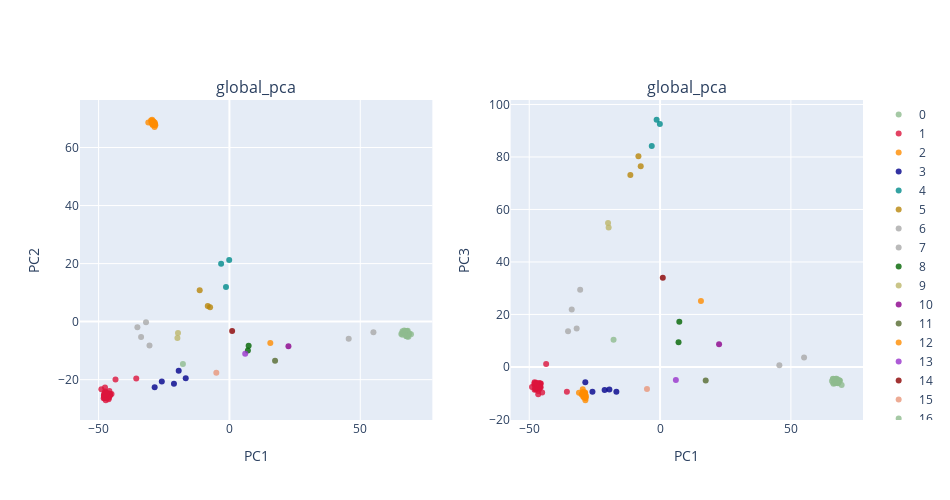

This figure's notebook cell:
### Code cell
###
plot_global_pca(feats,label_select,PCA_color_ref,title= 'global_pca',height= 500,width= 950)

### Figure 1 — Plotly figure (JSON) as saved in the notebook; plotly's stock layout.template omitted (floating-point values rounded to 4 significant figures)
{"data": [{"marker": {"color": "darkseagreen", "line": {"width": 0}, "opacity": 0.8, "size": 6, "symbol": "circle"}, "mode": "markers", "name": "0", "type": "scatter", "x": [68.47, 67.73, 67.5, 66.79, 66.15, 69.39, 68.77, 68.02, 67.83, 67.98, 67.99, 66.07, 67.5, 67.87, 67.7, 67.36, 66.96, 67.31, 67.6, 67.9, 67.27, 68.38, 67.5, 65.69, 67.77, 67.86, 67.79, 68.29, 67.16, 67.18, 68.03, 67.8, 66.27, 67.33, 68.13, 67.78, 67.64, 66.79, 66.74, 66.13], "xaxis": "x", "y": [-4.358, -3.304, -4.978, -3.034, -3.307, -4.349, -4.075, -4.76, -4.233, -4.211, -5.099, -4.543, -4.361, -4.006, -4.262, -3.204, -4.148, -3.592, -4.099, -4.974, -3.663, -5.187, -3.317, -4.238, -4.837, -4.037, -3.768, -4.104, -3.701, -3.572, -3.699, -3.211, -3.905, -4.293, -3.106, -5.068, -4.167, -3.801, -3.759, -3.83], "yaxis": "y"}, {"marker": {"color": "crimson", "line": {"width": 0}, "opacity": 0.8, "size": 6, "symbol": "circle"}, "mode": "markers", "name": "1", "type": "scatter", "x": [-47.55, -47.42, -45.81, -47.31, -46.57, -46.16, -47.11, -46.16, -47.56, -45.64, -46.25, -45.89, -45.57, -47.01, -47.93, -45.06, -47.68, -47.59, -47.95, -46.37, -46.08, -47.59, -47.5, -47.11, -48.05, -47.84, -47.45, -46.57, -47.37, -47.22, -46.62, -47.55, -47.45, -45.88, -48.94, -45.85, -46.9, -47.96, -47.01, -47.27, -43.54, -35.61], "xaxis": "x", "y": [-25.13, -25.07, -25.67, -25.62, -25.15, -26.73, -25.69, -26.02, -25.93, -25.37, -25.39, -24.89, -24.9, -26.12, -25.14, -24.91, -24.49, -25.17, -25.65, -24.67, -26.2, -26.31, -24.82, -25.37, -26.43, -26.24, -24.09, -25.0, -25.31, -24.52, -26.0, -22.72, -24.63, -23.87, -23.35, -25.2, -25.1, -25.48, -24.72, -27.1, -19.92, -19.61], "yaxis": "y"}, {"marker": {"color": "darkorange", "line": {"width": 0}, "opacity": 0.8, "size": 6, "symbol": "circle"}, "mode": "markers", "name": "2", "type": "scatter", "x": [-28.62, -29.51, -28.64, -28.94, -29.42, -28.78, -28.95, -28.4, -29.33, -28.55, -29.32, -28.69, -29.26, -29.98, -28.32, -31.0, -29.69, -29.55, -29.21, -29.1], "xaxis": "x", "y": [67.09, 68.71, 67.9, 68.6, 68.62, 67.9, 68.71, 68.11, 67.98, 68.66, 67.77, 67.97, 68.98, 69.28, 67.64, 68.61, 68.39, 69.57, 68.07, 69.05], "yaxis": "y"}, {"marker": {"color": "darkblue", "line": {"width": 0}, "opacity": 0.8, "size": 6, "symbol": "circle"}, "mode": "markers", "name": "3", "type": "scatter", "x": [-16.7, -19.38, -21.2, -28.57, -25.84], "xaxis": "x", "y": [-19.51, -16.93, -21.45, -22.59, -20.63], "yaxis": "y"}, {"marker": {"color": "darkcyan", "line": {"width": 0}, "opacity": 0.8, "size": 6, "symbol": "circle"}, "mode": "markers", "name": "4", "type": "scatter", "x": [-0.07974, -3.179, -1.314], "xaxis": "x", "y": [21.22, 19.92, 11.92], "yaxis": "y"}, {"marker": {"color": "darkgoldenrod", "line": {"width": 0}, "opacity": 0.8, "size": 6, "symbol": "circle"}, "mode": "markers", "name": "5", "type": "scatter", "x": [-8.271, -11.36, -7.393], "xaxis": "x", "y": [5.421, 10.83, 4.937], "yaxis": "y"}, {"marker": {"color": "darkgray", "line": {"width": 0}, "opacity": 0.8, "size": 6, "symbol": "circle"}, "mode": "markers", "name": "6", "type": "scatter", "x": [-30.54, -35.17, -31.87, -33.76], "xaxis": "x", "y": [-8.223, -1.9, -0.1903, -5.293], "yaxis": "y"}, {"marker": {"color": "darkgrey", "line": {"width": 0}, "opacity": 0.8, "size": 6, "symbol": "circle"}, "mode": "markers", "name": "7", "type": "scatter", "x": [55.03, 45.59], "xaxis": "x", "y": [-3.654, -5.895], "yaxis": "y"}, {"marker": {"color": "darkgreen", "line": {"width": 0}, "opacity": 0.8, "size": 6, "symbol": "circle"}, "mode": "markers", "name": "8", "type": "scatter", "x": [7.059, 7.347], "xaxis": "x", "y": [-9.916, -8.338], "yaxis": "y"}, {"marker": {"color": "darkkhaki", "line": {"width": 0}, "opacity": 0.8, "size": 6, "symbol": "circle"}, "mode": "markers", "name": "9", "type": "scatter", "x": [-19.88, -19.65], "xaxis": "x", "y": [-5.656, -3.964], "yaxis": "y"}, {"marker": {"color": "darkmagenta", "line": {"width": 0}, "opacity": 0.8, "size": 6, "symbol": "circle"}, "mode": "markers", "name": "10", "type": "scatter", "x": [22.55], "xaxis": "x", "y": [-8.47], "yaxis": "y"}, {"marker": {"color": "darkolivegreen", "line": {"width": 0}, "opacity": 0.8, "size": 6, "symbol": "circle"}, "mode": "markers", "name": "11", "type": "scatter", "x": [17.44], "xaxis": "x", "y": [-13.53], "yaxis": "y"}, {"marker": {"color": "darkorange", "line": {"width": 0}, "opacity": 0.8, "size": 6, "symbol": "circle"}, "mode": "markers", "name": "12", "type": "scatter", "x": [15.62], "xaxis": "x", "y": [-7.388], "yaxis": "y"}, {"marker": {"color": "darkorchid", "line": {"width": 0}, "opacity": 0.8, "size": 6, "symbol": "circle"}, "mode": "markers", "name": "13", "type": "scatter", "x": [6.033], "xaxis": "x", "y": [-11.05], "yaxis": "y"}, {"marker": {"color": "darkred", "line": {"width": 0}, "opacity": 0.8, "size": 6, "symbol": "circle"}, "mode": "markers", "name": "14", "type": "scatter", "x": [1.04], "xaxis": "x", "y": [-3.237], "yaxis": "y"}, {"marker": {"color": "darksalmon", "line": {"width": 0}, "opacity": 0.8, "size": 6, "symbol": "circle"}, "mode": "markers", "name": "15", "type": "scatter", "x": [-5.008], "xaxis": "x", "y": [-17.62], "yaxis": "y"}, {"marker": {"color": "darkseagreen", "line": {"width": 0}, "opacity": 0.8, "size": 6, "symbol": "circle"}, "mode": "markers", "name": "16", "type": "scatter", "x": [-17.77], "xaxis": "x", "y": [-14.57], "yaxis": "y"}, {"marker": {"color": "darkseagreen", "line": {"width": 0}, "opacity": 0.8, "size": 6, "symbol": "circle"}, "mode": "markers", "name": "0", "type": "scatter", "x": [68.47, 67.73, 67.5, 66.79, 66.15, 69.39, 68.77, 68.02, 67.83, 67.98, 67.99, 66.07, 67.5, 67.87, 67.7, 67.36, 66.96, 67.31, 67.6, 67.9, 67.27, 68.38, 67.5, 65.69, 67.77, 67.86, 67.79, 68.29, 67.16, 67.18, 68.03, 67.8, 66.27, 67.33, 68.13, 67.78, 67.64, 66.79, 66.74, 66.13], "xaxis": "x2", "y": [-5.093, -6.065, -4.98, -4.547, -6.01, -6.846, -5.226, -5.643, -5.798, -6.169, -5.76, -4.563, -4.49, -6.003, -5.592, -5.931, -6.192, -5.916, -4.942, -5.657, -5.403, -5.188, -6.008, -5.336, -5.908, -5.601, -5.033, -5.381, -5.603, -4.49, -5.371, -5.091, -6.418, -5.558, -6.044, -5.5, -5.733, -5.938, -5.169, -4.519], "yaxis": "y2"}, {"marker": {"color": "crimson", "line": {"width": 0}, "opacity": 0.8, "size": 6, "symbol": "circle"}, "mode": "markers", "name": "1", "type": "scatter", "x": [-47.55, -47.42, -45.81, -47.31, -46.57, -46.16, -47.11, -46.16, -47.56, -45.64, -46.25, -45.89, -45.57, -47.01, -47.93, -45.06, -47.68, -47.59, -47.95, -46.37, -46.08, -47.59, -47.5, -47.11, -48.05, -47.84, -47.45, -46.57, -47.37, -47.22, -46.62, -47.55, -47.45, -45.88, -48.94, -45.85, -46.9, -47.96, -47.01, -47.27, -43.54, -35.61], "xaxis": "x2", "y": [-8.077, -8.249, -6.34, -7.898, -9.141, -8.399, -7.56, -6.284, -8.017, -7.751, -6.233, -6.615, -6.289, -6.836, -6.853, -9.765, -6.366, -8.313, -8.678, -7.831, -6.571, -7.101, -8.063, -7.859, -6.54, -6.16, -6.931, -10.43, -8.224, -6.562, -7.625, -8.499, -6.819, -7.247, -7.624, -7.752, -7.43, -5.813, -6.783, -6.002, 1.131, -9.434], "yaxis": "y2"}, {"marker": {"color": "darkorange", "line": {"width": 0}, "opacity": 0.8, "size": 6, "symbol": "circle"}, "mode": "markers", "name": "2", "type": "scatter", "x": [-28.62, -29.51, -28.64, -28.94, -29.42, -28.78, -28.95, -28.4, -29.33, -28.55, -29.32, -28.69, -29.26, -29.98, -28.32, -31.0, -29.69, -29.55, -29.21, -29.1], "xaxis": "x2", "y": [-11.79, -9.902, -9.763, -10.03, -9.52, -10.93, -9.799, -11.73, -11.33, -12.69, -10.52, -10.04, -10.06, -10.54, -11.08, -9.836, -10.17, -8.479, -11.45, -10.52], "yaxis": "y2"}, {"marker": {"color": "darkblue", "line": {"width": 0}, "opacity": 0.8, "size": 6, "symbol": "circle"}, "mode": "markers", "name": "3", "type": "scatter", "x": [-16.7, -19.38, -21.2, -28.57, -25.84], "xaxis": "x2", "y": [-9.467, -8.615, -8.764, -5.825, -9.464], "yaxis": "y2"}, {"marker": {"color": "darkcyan", "line": {"width": 0}, "opacity": 0.8, "size": 6, "symbol": "circle"}, "mode": "markers", "name": "4", "type": "scatter", "x": [-0.07974, -3.179, -1.314], "xaxis": "x2", "y": [92.53, 84.18, 94.18], "yaxis": "y2"}, {"marker": {"color": "darkgoldenrod", "line": {"width": 0}, "opacity": 0.8, "size": 6, "symbol": "circle"}, "mode": "markers", "name": "5", "type": "scatter", "x": [-8.271, -11.36, -7.393], "xaxis": "x2", "y": [80.29, 73.13, 76.49], "yaxis": "y2"}, {"marker": {"color": "darkgray", "line": {"width": 0}, "opacity": 0.8, "size": 6, "symbol": "circle"}, "mode": "markers", "name": "6", "type": "scatter", "x": [-30.54, -35.17, -31.87, -33.76], "xaxis": "x2", "y": [29.45, 13.64, 14.61, 21.92], "yaxis": "y2"}, {"marker": {"color": "darkgrey", "line": {"width": 0}, "opacity": 0.8, "size": 6, "symbol": "circle"}, "mode": "markers", "name": "7", "type": "scatter", "x": [55.03, 45.59], "xaxis": "x2", "y": [3.568, 0.634], "yaxis": "y2"}, {"marker": {"color": "darkgreen", "line": {"width": 0}, "opacity": 0.8, "size": 6, "symbol": "circle"}, "mode": "markers", "name": "8", "type": "scatter", "x": [7.059, 7.347], "xaxis": "x2", "y": [9.419, 17.21], "yaxis": "y2"}, {"marker": {"color": "darkkhaki", "line": {"width": 0}, "opacity": 0.8, "size": 6, "symbol": "circle"}, "mode": "markers", "name": "9", "type": "scatter", "x": [-19.88, -19.65], "xaxis": "x2", "y": [54.88, 53.13], "yaxis": "y2"}, {"marker": {"color": "darkmagenta", "line": {"width": 0}, "opacity": 0.8, "size": 6, "symbol": "circle"}, "mode": "markers", "name": "10", "type": "scatter", "x": [22.55], "xaxis": "x2", "y": [8.611], "yaxis": "y2"}, {"marker": {"color": "darkolivegreen", "line": {"width": 0}, "opacity": 0.8, "size": 6, "symbol": "circle"}, "mode": "markers", "name": "11", "type": "scatter", "x": [17.44], "xaxis": "x2", "y": [-5.154], "yaxis": "y2"}, {"marker": {"color": "darkorange", "line": {"width": 0}, "opacity": 0.8, "size": 6, "symbol": "circle"}, "mode": "markers", "name": "12", "type": "scatter", "x": [15.62], "xaxis": "x2", "y": [25.14], "yaxis": "y2"}, {"marker": {"color": "darkorchid", "line": {"width": 0}, "opacity": 0.8, "size": 6, "symbol": "circle"}, "mode": "markers", "name": "13", "type": "scatter", "x": [6.033], "xaxis": "x2", "y": [-4.949], "yaxis": "y2"}, {"marker": {"color": "darkred", "line": {"width": 0}, "opacity": 0.8, "size": 6, "symbol": "circle"}, "mode": "markers", "name": "14", "type": "scatter", "x": [1.04], "xaxis": "x2", "y": [33.99], "yaxis": "y2"}, {"marker": {"color": "darksalmon", "line": {"width": 0}, "opacity": 0.8, "size": 6, "symbol": "circle"}, "mode": "markers", "name": "15", "type": "scatter", "x": [-5.008], "xaxis": "x2", "y": [-8.376], "yaxis": "y2"}, {"marker": {"color": "darkseagreen", "line": {"width": 0}, "opacity": 0.8, "size": 6, "symbol": "circle"}, "mode": "markers", "name": "16", "type": "scatter", "x": [-17.77], "xaxis": "x2", "y": [10.37], "yaxis": "y2"}], "layout": {"annotations": [{"font": {"size": 16}, "showarrow": false, "text": "global_pca", "x": 0.225, "xanchor": "center", "xref": "paper", "y": 1, "yanchor": "bottom", "yref": "paper"}, {"font": {"size": 16}, "showarrow": false, "text": "global_pca", "x": 0.775, "xanchor": "center", "xref": "paper", "y": 1, "yanchor": "bottom", "yref": "paper"}], "height": 500, "width": 950, "xaxis": {"anchor": "y", "domain": [0, 0.45], "title": {"text": "PC1"}}, "xaxis2": {"anchor": "y2", "domain": [0.55, 1], "title": {"text": "PC1"}}, "yaxis": {"anchor": "x", "domain": [0, 1], "title": {"text": "PC2"}}, "yaxis2": {"anchor": "x2", "domain": [0, 1], "title": {"text": "PC3"}}}}
